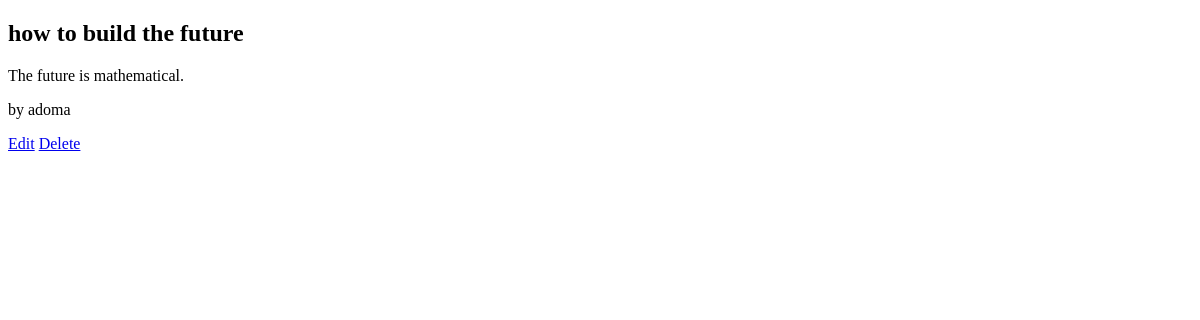
The app's page /articles/1/ (signed in), older data.
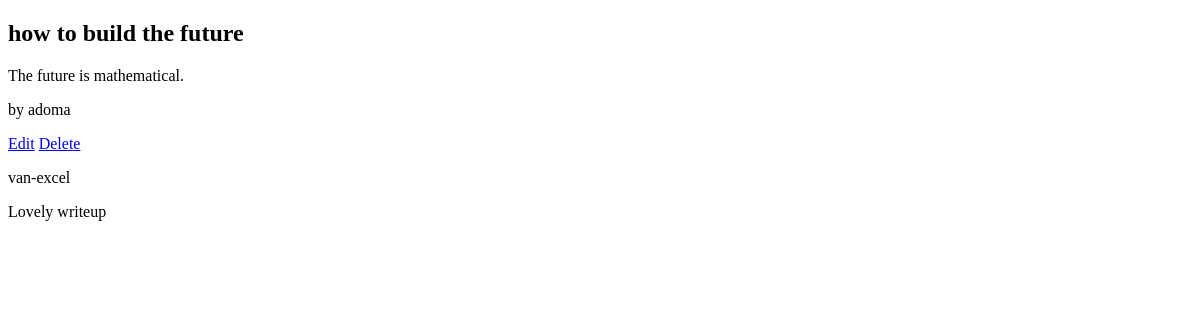
The same page, newer data.
### articles/models.py (models this page shows, shortened)
class Comment(models.Model):
    article = models.ForeignKey(
        Article, on_delete=models.CASCADE,  related_name='comments')
    comment = models.CharField(max_length=240)
    author = models.ForeignKey(
        get_user_model(), on_delete=models.CASCADE,)
    def __str__(self):
        return self.comment

### accounts/models.py (models this page shows)
class CustomUser(AbstractUser):
    age = models.PositiveIntegerField(null=True, blank=True)

### articles/views.py (the view)
# urls.py: path('<int:pk>/', ArticleDetailView.as_view(), name='article_detail'),
class ArticleDetailView(LoginRequiredMixin, DetailView):
    model = Article
    template_name = 'article_detail.html'

### templates/article_detail.html (shortened to what this page needs)
<!DOCTYPE html>
<html lang="en">
<head>
</head>
<body>
    {%extends 'base.html'%}
    {% block content %}
    <div>
        <h2>{{object.title}}</h2>
        <p>{{object.body}}</p>
        <p>by {{object.author}}</p>
    </div>
    <div>
        <a href="{%url 'article_edit' article.pk %}">Edit</a>
        <a href="{%url 'article_delete' article.pk %}">Delete</a>
    </div>
    <div>
        {% for comment in article.comments.all %}
        <p>{{comment.author}}</p>
        <p>{{comment}}</p>
    </div>
    {% endfor %}
    {%endblock content%}

Row changes from the older to the newer data that the page shows:
added Comment: author "van-excel", comment "Lovely writeup"
